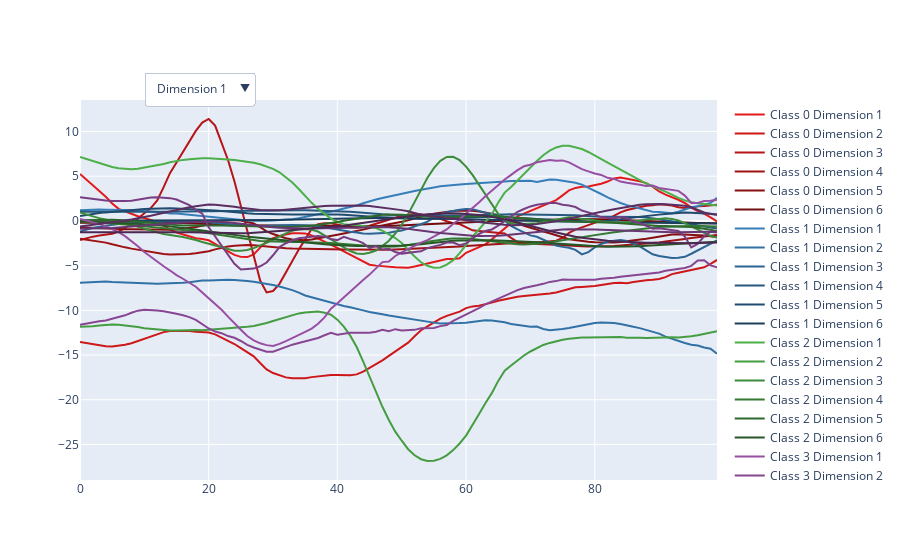

The notebook cell saved with this chart:
### Code cell
import plotly.graph_objects as go
import numpy as np
import colorsys

unique_classes = np.unique(y_train)
base_colors = ['rgb(228,26,28)', 'rgb(55,126,184)', 'rgb(77,175,74)', 'rgb(152,78,163)', 'rgb(255,127,0)']  

fig = go.Figure()

# Create a trace for each class and dimension
for j, cls in enumerate(unique_classes):
    indices = np.where(y_train == cls)[0]
    idx = np.random.choice(indices)
    window = X_train[idx]
    for i in range(6):
        rgb = base_colors[j].lstrip('rgb(').rstrip(')').split(',')
        hls = colorsys.rgb_to_hls(int(rgb[0])/255, int(rgb[1])/255, int(rgb[2])/255)
        hls = (hls[0], hls[1]*(1 - 0.1*i), hls[2])  # Adjust lightness
        rgb = colorsys.hls_to_rgb(*hls)
        color = f'rgb({int(rgb[0]*255)},{int(rgb[1]*255)},{int(rgb[2]*255)})'
        fig.add_trace(go.Scatter(y=window[:, i], mode='lines', name=f'Class {cls} Dimension {i+1}', line=dict(color=color)))

# Create buttons for each dimension
buttons = []
for i in range(6):
    buttons.append(dict(
        label=f"Dimension {i+1}",
        method="update",
        args=[{"visible": [j%6 == i for j in range(len(unique_classes)*6)]}]
    ))

# Add dropdown
fig.update_layout(
    updatemenus=[
        go.layout.Updatemenu(
            buttons=buttons,
            direction="down",
            pad={"r": 10, "t": 10},
            showactive=True,
            x=0.1,
            xanchor="left",
            y=1.1,
            yanchor="top"
        ),
    ]
)

fig.show()
